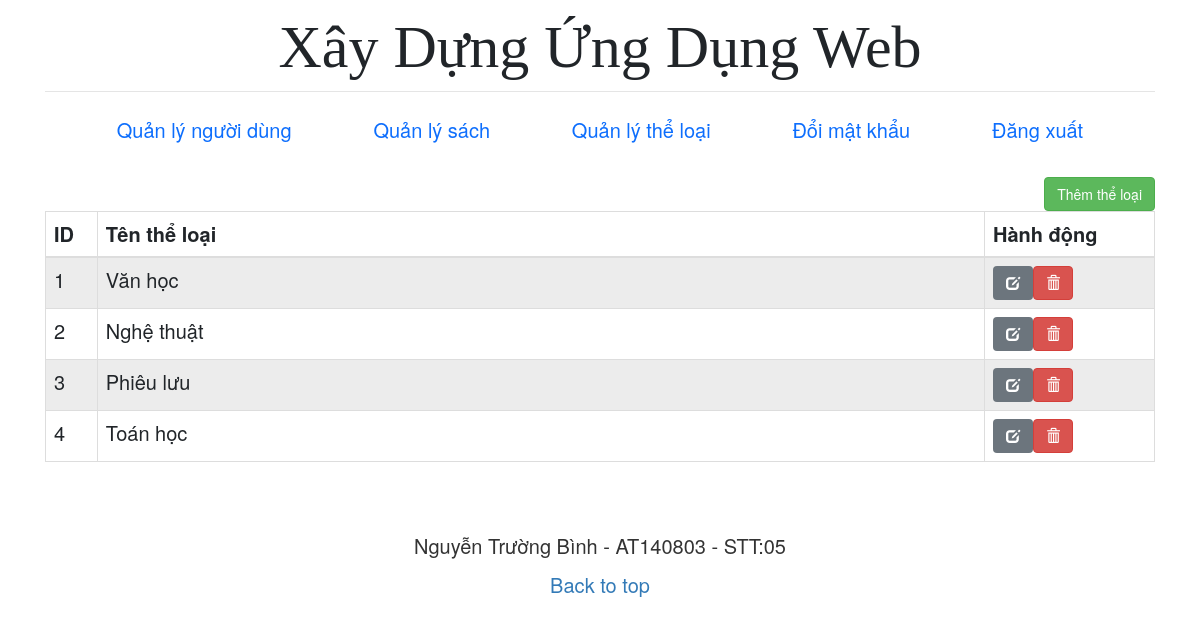
/categories/index.php (signed in), run on an earlier commit of the app's database.
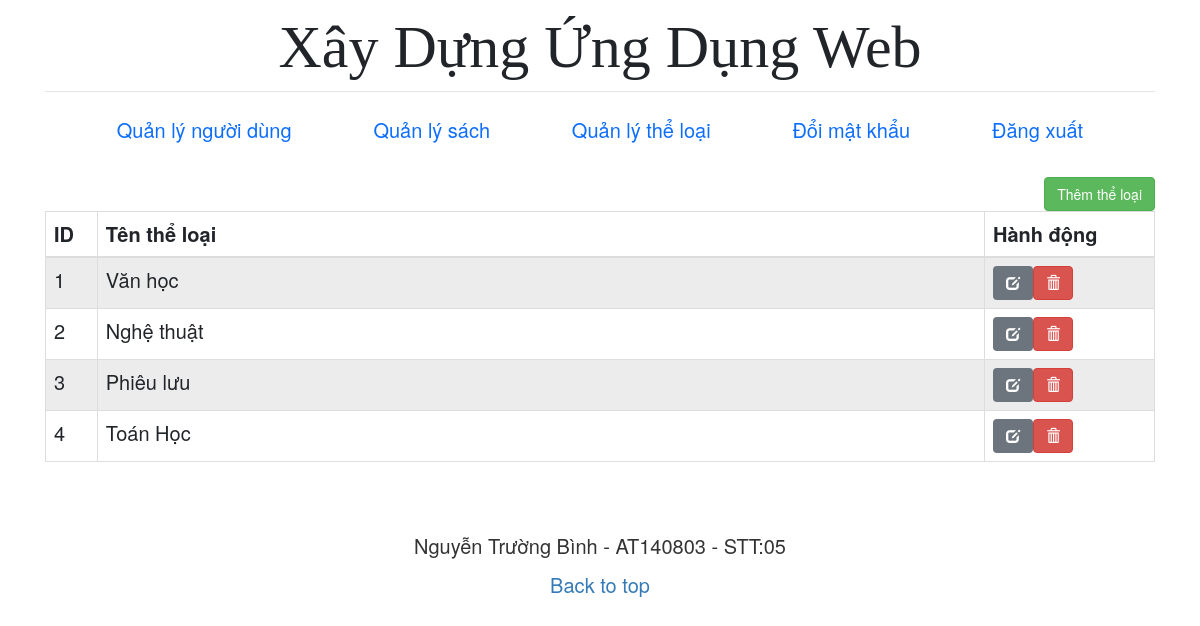
And on a later commit of the database.
### tables this page shows
CREATE TABLE `categories` (
  `id` int(11) NOT NULL,
  `name` text NOT NULL
);

### checkPermission.php (called while the page is built)
<?php
    function checkPermission($conn, $role_id, $permission_id){
        $sql ="SELECT * FROM roles_permissions
        LEFT JOIN users ON users.role_id = roles_permissions.role_id
        WHERE users.role_id = $role_id
        AND roles_permissions.perm_id = $permission_id";
        $result = mysqli_query($conn, $sql);
        $rows = mysqli_num_rows($result);
        if ($rows == 0) {
            return false;
        } else {
            return true;
        };
    }

### categories/index.php (the view, shortened to what this page needs)
<?php include "../includes/header.php"; ?>
<?php
require_once("../libs/connection.php");
require_once("../checkPermission.php");
if (checkPermission($conn, $_SESSION['role_id'], 8)) {
?>
  <main class="container">
    <a href="create.php" class="btn btn-success pull-right">Thêm thể loại</a>
    <?php
    $sql = "SELECT * FROM categories";
    if ($result = mysqli_query($conn, $sql)) {
      if (mysqli_num_rows($result) > 0) {
        echo "<table class='table table-bordered table-striped'>";
        echo "<thead>";
        echo "<tr>";
        echo "<th>ID</th>";
        echo "<th style='width: 80%;'>Tên thể loại</th>";
        echo "<th>Hành động</th>";
        echo "</tr>";
        echo "</thead>";
        echo "<tbody>";
        $i=1;
        while ($row = mysqli_fetch_array($result)) {
          echo "<tr>";
          echo "<td>" . $i++ . "</td>";
          echo "<td>" . $row['name'] . "</td>";
          echo "<td>";
          echo "<a href='edit.php?id=" . $row['id'] . "' class='btn btn-secondary'><span class='glyphicon glyphicon-edit'></span></a>";
          echo "<a href='delete.php?id=" . $row['id'] . "' class='btn btn-danger'><span class='glyphicon glyphicon-trash'></span></a>";
          echo "</td>";
          echo "</tr>";
        }
        echo "</tbody>";
        echo "</table>";
      } else {
        echo "<p class='lead'><em>Không tìm thấy bản ghi.</em></p>";
      }
    } else {
      echo "ERROR: Không thể thực thi $sql. " . mysqli_error($conn);
    }
    ?>
  </main>
<?php
} else {
  header('Location: ../403.php');
}
?>
<?php include "../includes/footer.php" ?>

What changed in the data, as far as the page shows it:
removed categories: name "Toán học"
added categories: name "Toán Học"
